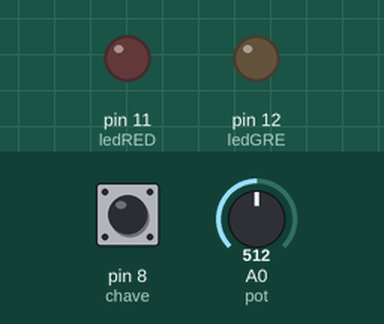
Recording of a sketch running on a simulated Arduino Uno, built with avr-gcc and run on an emulated ATmega328P. Shown: output pins drawn as LEDs (lit = HIGH). Inputs (shaded band) come from the test bench; at power-on: pin 8 (chave) HIGH, A0 (pot) = 512. What the sketch prints to the serial monitor is not drawn.

Above: at 1.2 s.
1.3 s: pin 8 (chave) pulled LOW for 0.15 s
At 1.47 s:
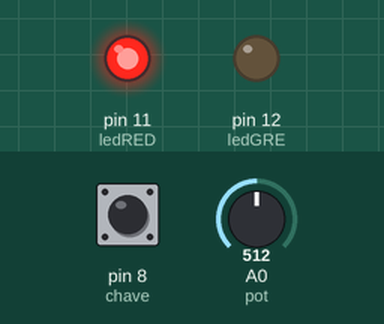
3.1 s: A0 (pot) set to 214
4.9 s: A0 (pot) set to 187
6.7 s: pin 8 (chave) pulled LOW for 1 s
At 9.1 s:
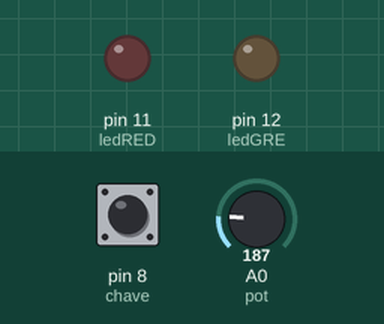
9.4 s: pin 8 (chave) driven LOW
At 10.4 s:
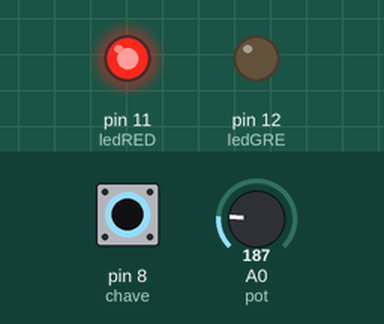
11.2 s: A0 (pot) set to 12
14.2 s: A0 (pot) set to 9
At 15.5 s:
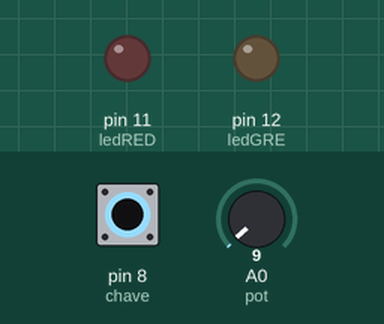
Timing chart, 0 to 16.7 s (numbered marks = the images above; inputs shaded):
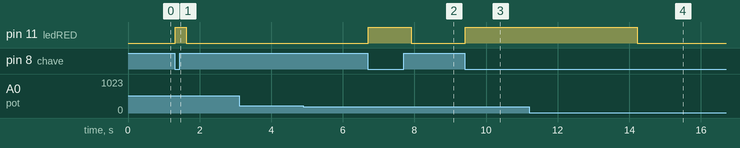

The sketch:

portasanalogicas.ino
```cpp
//Alunas: Ana Flávia Oliveira Notário 11521EBI023 e Barbara Duarte Cunha 11521EBI010

//Software deverá ser capaz de ler a tensão na entrada analógica A0, na qual está ligado o potenciômetro, e acionar três LEDs de acordo com faixas diferentes de tensão;
// Quando a chave estiver na posição aberta os LEDs deverão permanecer apagados;
//A a tensão aplicada na entrada analógica deverá ser apresentada na tela do Serial Monitor.

// Definir dos pinos do arduino de acordo com o roteiro 3
# define  pot              A0   // Pino da entrada analógica do potenciômetro
# define  chave            8    // Pino com a saída analógica da chave
# define  ledRED           11   // Saída analógica onde o LED Vermelho esta conectado
# define  ledGRE           12   // Saída analógica onde o LED Verde esta conectado
# define  ledYEL           13   // Saída analógica onde o LED Amarelo esta conectado

int val = 0;        // variavel de leitura do potenciometro


// Configurar os pinos da placa como sendo saida ou entrada e inicializar a comunicacao serial:

void setup()
{
  pinMode(chave, INPUT_PULLUP);
  pinMode(ledRED, OUTPUT);
  pinMode(ledGRE, OUTPUT);
  pinMode(ledGRE, OUTPUT);
  Serial.begin(9600);  //inicia comucação serial
}


///Executar os comandos de leitura e prints da tela

void  loop () {

  val = map(analogRead(pot), 0, 1023, 0, 500);  // mapeia o resultado da entrada analogica dentro do intervalo de 0 a 500 (arduino uno)

  if (digitalRead(chave) == HIGH){  //colocar as faixas de nivel alto ou baixo de acordo com a tensão dada no roteiro
    digitalWrite(ledRED, LOW);
    digitalWrite(ledGRE, LOW);
    digitalWrite(ledGRE, LOW);
  }

  else {
    if(val < 2){
    digitalWrite(ledRED, LOW);
    digitalWrite(ledGRE, HIGH);
    digitalWrite(ledYEL, LOW);
    }

  else if (val >= 2 && val <= 4){
    digitalWrite(ledRED, LOW);
    digitalWrite(ledGRE, LOW);
    digitalWrite(ledYEL, HIGH);
   }
  else if(val >4 ){
    digitalWrite(ledRED, HIGH);
    digitalWrite(ledGRE, LOW);
    digitalWrite(ledYEL, LOW);
   }
delay(300);  //aguarda 3s para mostrar no serial monitor
}
  Serial. print ( " A tensão na entrada A0: " ); //mostra no serial monitor
  Serial.print(val);
}
```

Measured:
- the behaviour switches between 11 and 10 on A0 (pot) (found by bisection; images 3 and 4)
- after the input at 1.3 s, pin 11 (ledRED): LOW → HIGH at once, → LOW 0.30 s later
- after the input at 3.1 s, every drawn part: stays the same
- after the input at 4.9 s, every drawn part: stays the same
- after the input at 6.7 s, pin 11 (ledRED): LOW → HIGH at once, → LOW 1.2 s later
- after the input at 9.4 s, pin 11 (ledRED): LOW → HIGH at once
- after the input at 11.2 s, every drawn part: stays the same
- after the input at 14.2 s, pin 11 (ledRED): HIGH → LOW at once
